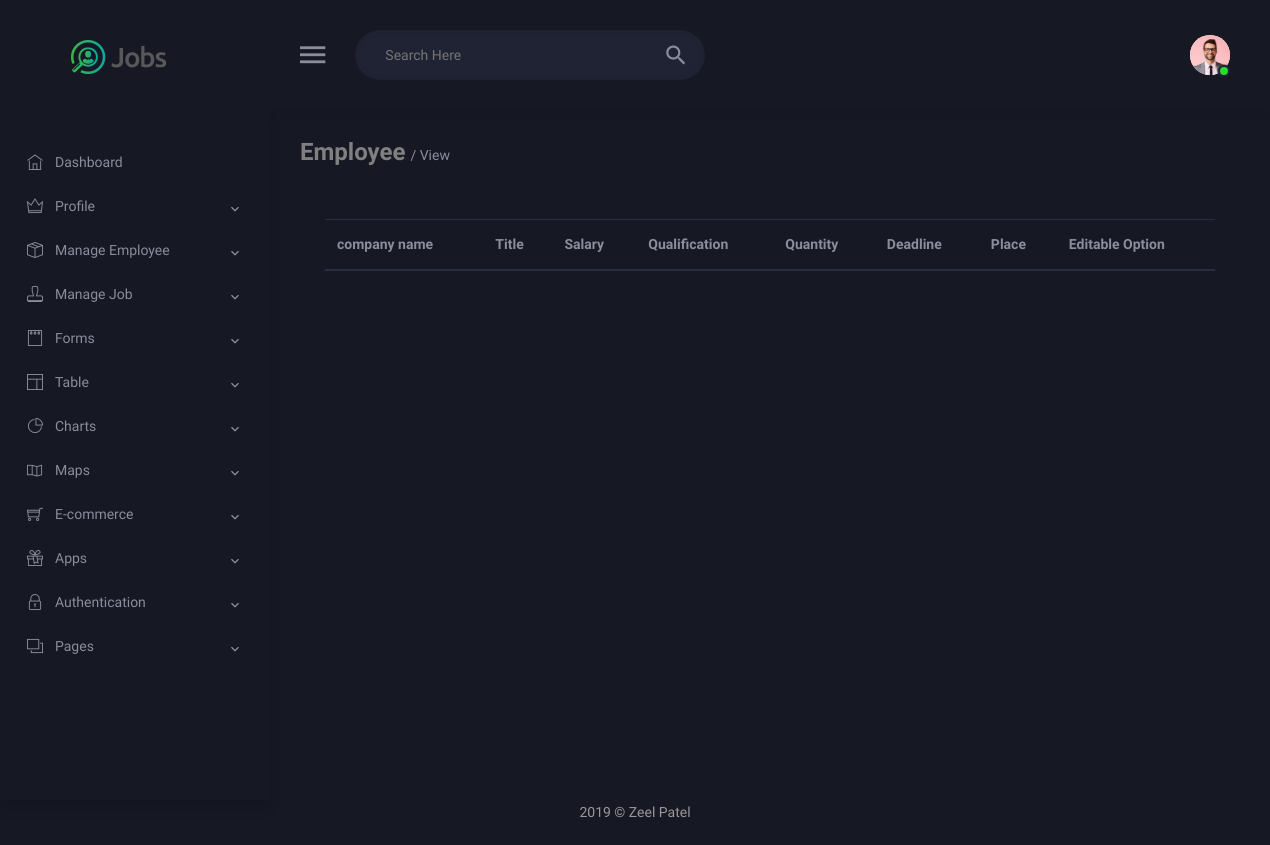
Before: /company/view_job with the older database file.
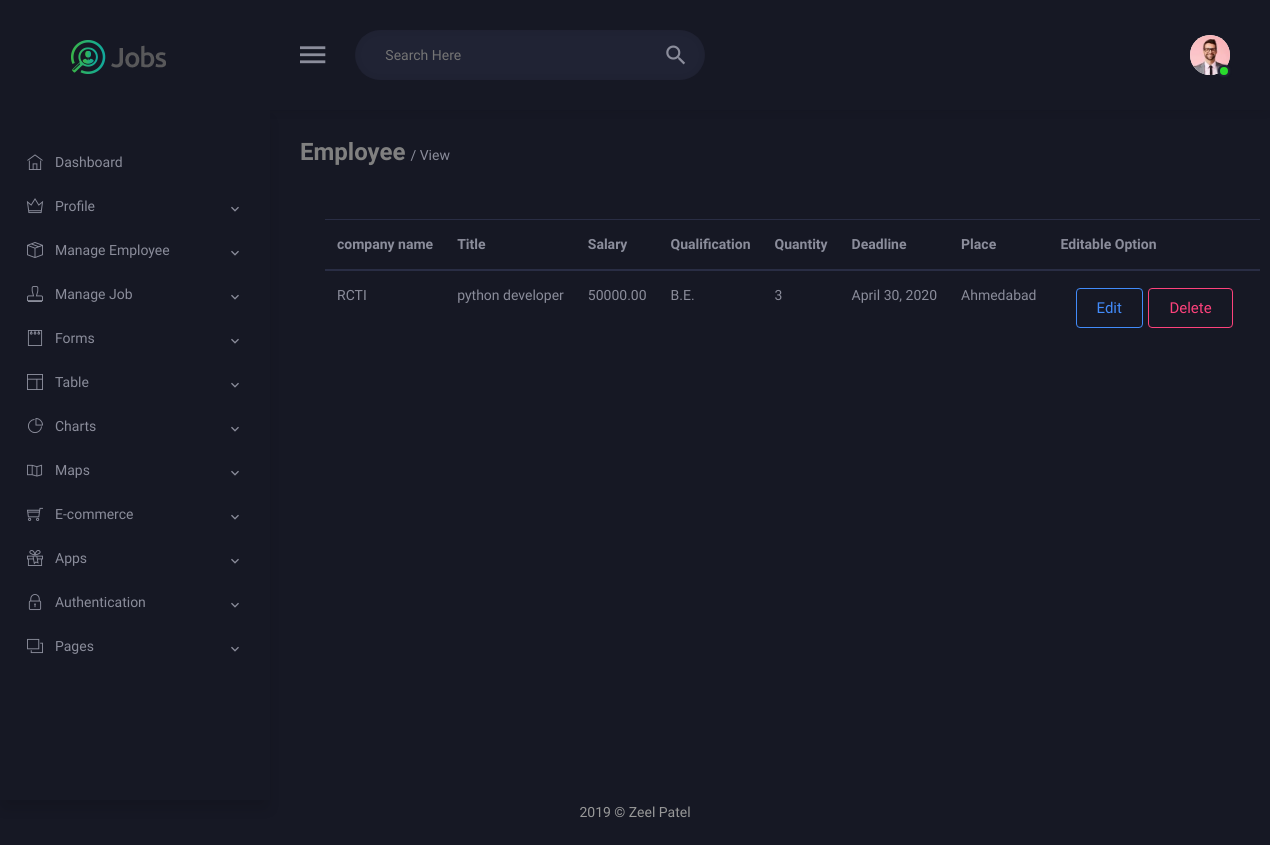
After: the same page with the newer database file.
### Employer/models.py (models this page shows, shortened)
class Job_upload(models.Model):
    Time_Type = (
        ("F", "Full Time"),
        ("P", "Part Time"),
    )
    comapny_id = models.ForeignKey(Company, on_delete=models.CASCADE)
    job_title = models.CharField(max_length=30)
    job_description = models.TextField(blank=True, null=True)
    job_salary = models.DecimalField(decimal_places=2, max_digits=8)
    job_street_name = models.CharField(max_length=50)
    job_city = models.ForeignKey(City, on_delete=models.CASCADE)
    job_states = models.ForeignKey(States, on_delete=models.CASCADE)
    job_country = models.CharField(default='India', max_length=10, editable=False)
    job_qualification = models.CharField(max_length=30)
    job_quentity = models.IntegerField()
    job_upload_date = models.DateTimeField(auto_now_add=True)
    job_time_type = models.CharField(max_length=1, choices=Time_Type)
    job_deadline = models.DateField()
    job_bond_time = models.IntegerField()
    job_bond_documents = models.TextField(max_length=40)

class Company(models.Model):
    company_id = models.CharField(max_length=50, null=True, blank=True)
    company_register_number = models.CharField(max_length=50)
    name = models.CharField(max_length=100)
    company_email = models.EmailField(max_length=30)
    company_phone = models.CharField(max_length=10)
    company_fax_number = models.CharField(max_length=20)
    company_category = models.CharField(max_length=50)
    company_services = models.ManyToManyField(Company_service)
    company_total_emp_no = models.IntegerField()
    company_total_dept = models.IntegerField()
    company_desc = models.TextField()
    company_logo = models.ImageField(upload_to=upload_image_path, null=True, blank=True)
    company_street_name = models.CharField(max_length=50)
    company_city = models.ManyToManyField(City)
    company_states = models.ManyToManyField(States)
    company_country = models.CharField(default='India', max_length=10, editable=False)
    company_pincode = models.IntegerField()
    company_website = models.URLField(null=True, blank=True)
    def __str__(self):
        return self.name

### Home/models.py (models this page shows)
class City(models.Model):
    states_name = models.ForeignKey(States, on_delete=models.CASCADE)
    city_name  = models.CharField(max_length=20, unique=True)
    def __str__(self):
        return  self.city_name

### Employer/views.py (the view)
class ViewJob(ListView):
    paginate_by = 15
    template_name = 'Employer/ViewJobList.html'
    def get_queryset(self):
        job = Job_upload.objects.all().order_by("job_upload_date")
        job_list = sorted(
            chain(job),
            key=lambda Job_upload: Job_upload.job_upload_date, reverse=True)
        return job_list

### Templates/Employer/ViewJobList.html (shortened to what this page needs)
{% extends 'Employer/company_comman.html' %}
{% load static %}
{% load i18n %}
{% block 'content' %}
        <div class="content-body">
            <div class="row justify-content-between align-items-center mb-10">
                <div class="col-12 col-lg-auto mb-20">
                    <div class="page-heading">
                        <h3 class="title">Employee <span>/ View</span></h3>
                    </div>
                </div>
            </div>
            <div class="row">
                <div class="col-lg-12 col-12 mb-30">
                    <div class="box">
                        <div class="box-body">
                            <table class="table">
                                <thead>
                                    <tr>
                                        <th>company name</th>
                                        <th>Title</th>
                                        <th>Salary</th>
                                        <th>Qualification</th>
                                        <th>Quantity</th>
                                        <th>Deadline</th>
                                        <th>Place</th>
                                        <th> Editable Option </th>
                                    </tr>
                                </thead>
                                {% if object_list %}
                                        {% for job in object_list %}
                                            <tbody>
                                                <tr>
                                                    <td>{{ job.comapny_id }}</td>
                                                    <td>{{ job.job_title }}</td>
                                                    <td>{{ job.job_salary }}</td>
                                                    <td>{{ job.job_qualification }}</td>
                                                    <td>{{ job.job_quentity }}</td>
                                                    <td>{{ job.job_deadline }}</td>
                                                    <td>{{ job.job_city }}</td>
                                                    <td>
                                                        <div class="col-6 mt-5 mb-10">
                                                            <button type="button" class="button button-primary button-outline"><a href='{% url "Company:Edit_Job" pk=job.id %}'> Edit </a></button>
                                                            <button type="button" class="button button-danger button-outline"><a href='{% url "Company:Delete_Job" pk=job.id %}'> Delete </a></button>
                                                        </div>
                                                    </td>
                                                </tr>
                                            </tbody>
                                        {% endfor %}
                                    {% endif %}
                            </table>
                        </div>
                    </div>
                </div>
                            </div>
                        </div>
                    </div>
{% endblock %}

Changed rows visible on the page:
added Job_upload: comapny_id "RCTI", job_title "python developer", job_salary "50000.00", job_qualification "B.E.", job_quentity "3", job_deadline "April 30, 2020", job_city "Ahmedabad"
